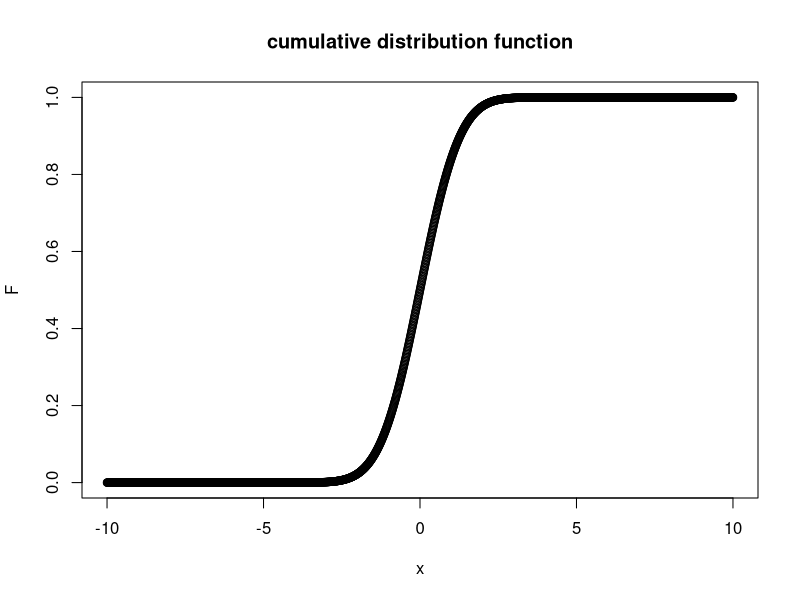
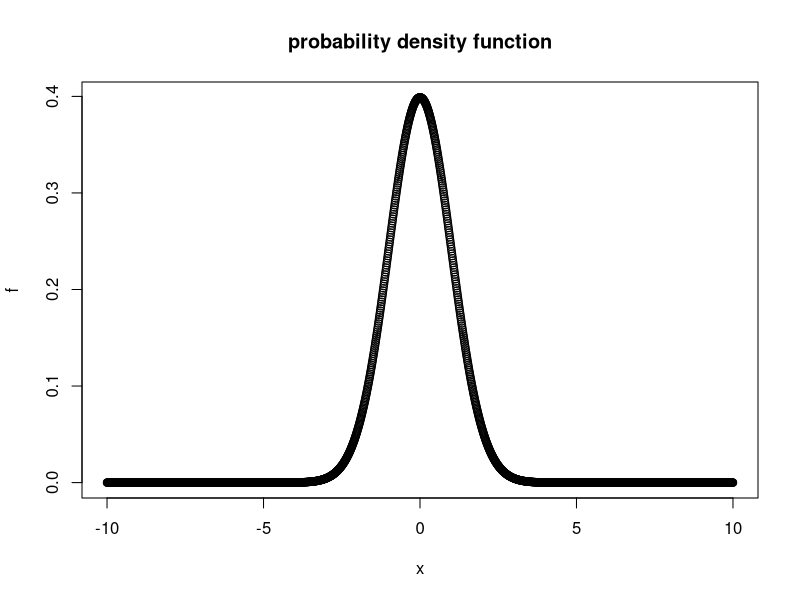
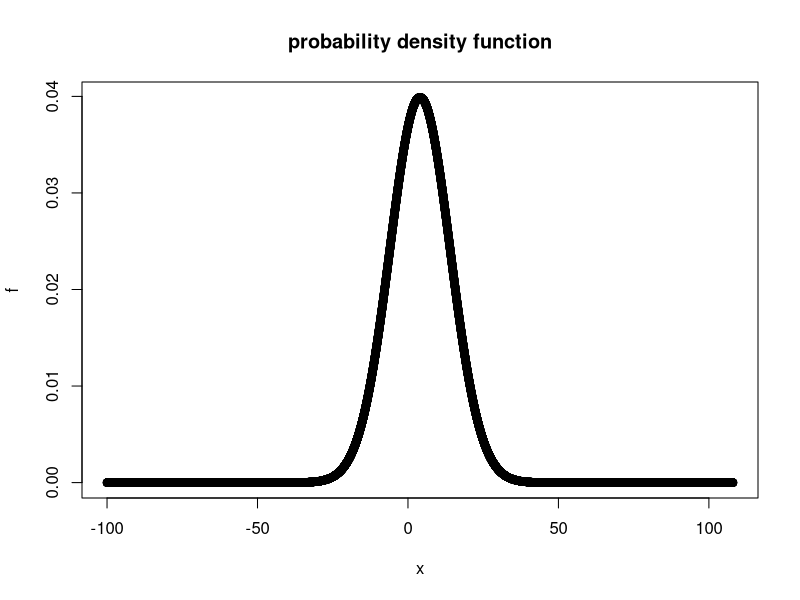

R code for these plots, in order: (Note: this script raises an error after producing the figures.)
#Discussion Week4

x=seq(-10,10,0.01)
F=pnorm(x)
plot(x, F, main="cumulative distribution function")

pnorm(3.25, mean = 2, sd = 4)

dnorm(0)
dnorm(3)
dnorm(-3)
dnorm(20, mean = 4, sd = 10)

x=seq(-10,10,0.01)
f=dnorm(x)
plot(x, f, main="probability density function")

x=seq(-100,108,0.01)
f=dnorm(x, mean=4, sd=10)
plot(x, f, main="probability density function")

#anova()
#H0
#H1
#rm(list = ls()); # clear workspace variables
cat("\014") # it means ctrl+L. clear window

#CTR+shift+c to comment, Hand-solution 
library(psych)

setwd("~/Github/Teacher-A-Statististical-Methods-BME-423/Week_4_Discussion/week4 materials/week4 materials")

describeBy(clin.trial$mood.gain,group=clin.trial$drug)
# n.placebo <- length(x=clin.trial$mood.gain[clin.trial$drug=="placebo"])
# n.anxifree <- length(x=clin.trial$mood.gain[clin.trial$drug=="anxifree"])
# n.joyzepam <- length(x=clin.trial$mood.gain[clin.trial$drug=="joyzepam"])

x.placebo<-mean(clin.trial$mood.gain[clin.trial$drug=="placebo"])
x.anxifree<-mean(clin.trial$mood.gain[clin.trial$drug=="anxifree"])
x.joyzepam<-mean(clin.trial$mood.gain[clin.trial$drug=="joyzepam"])
x <- mean(c(x.placebo,x.anxifree,x.joyzepam))

var.placebo<-var(clin.trial$mood.gain[clin.trial$drug=="placebo"])
var.anxifree<-var(clin.trial$mood.gain[clin.trial$drug=="anxifree"])
var.joyzepam<-var(clin.trial$mood.gain[clin.trial$drug=="joyzepam"])
s.w <- (5*(var.placebo)+5*(var.anxifree)+5*(var.joyzepam))/(18-3)
s.b<-6*(sd(c(x.placebo,x.anxifree,x.joyzepam)))^2

Fval<-s.b/s.w
Fval

#R-solution
my.anova <- aov( mood.gain ~ drug, clin.trial )
summary(my.anova)



